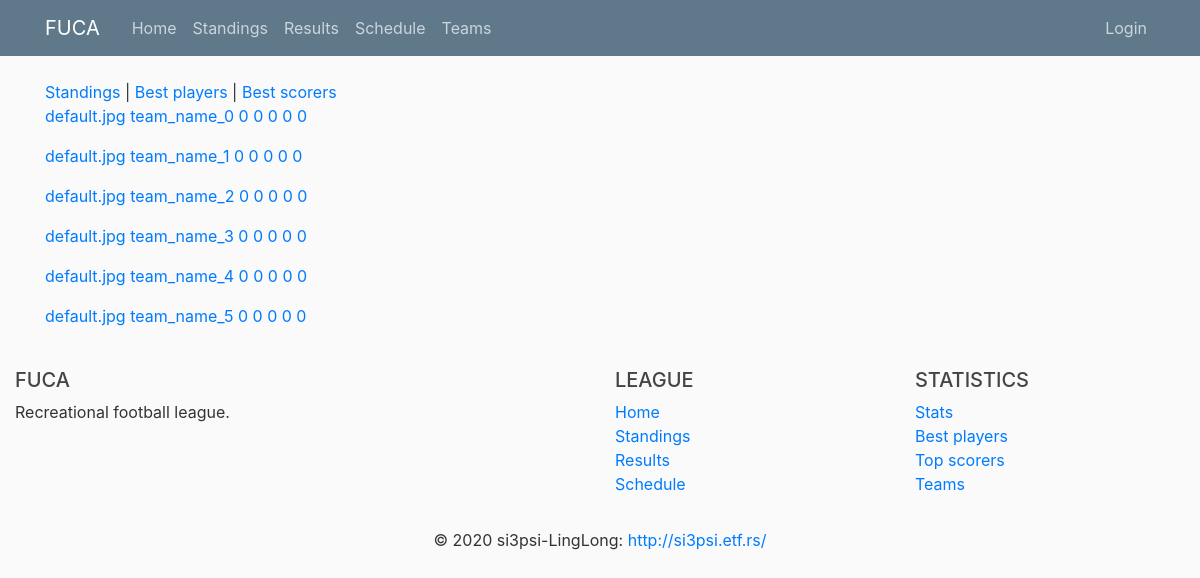
Page /standings on the earlier database version.
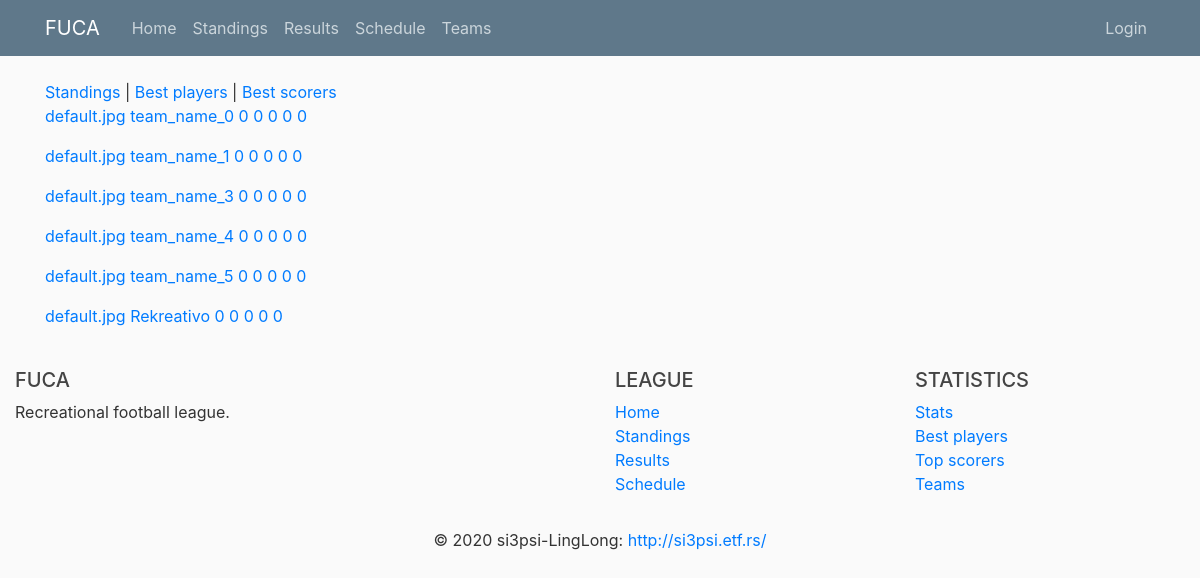
Same page on the later database version.
### fuca/models.py (models this page shows, shortened)
class Team(db.Model):
    __tablename__ = 'team'
    id          = db.Column(db.Integer,     primary_key=True)
    name        = db.Column(db.String(100), nullable=False, unique=True)
    matches     = db.Column(db.Integer,     nullable=False, default=0)
    wins        = db.Column(db.Integer,     nullable=False, default=0)
    losses      = db.Column(db.Integer,     nullable=False, default=0)
    draws       = db.Column(db.Integer,     nullable=False, default=0)
    goal_diff   = db.Column(db.Integer,     nullable=False, default=0)
    logo_image  = db.Column(db.String(20),  nullable=False, default='default.jpg')
    captain_id  = db.Column(db.Integer, db.ForeignKey('player.id'))
    host_matches    = db.relationship('Match',  backref='host_team',    lazy=True,  foreign_keys=Match.host_team_id)
    guest_matches   = db.relationship('Match',  backref='guest_team',   lazy=True,  foreign_keys=Match.guest_team_id)
    players         = db.relationship('Player', backref='team',         lazy=True,  foreign_keys=Player.team_id)
    def points(self):
        return self.wins*3 + self.draws*1
    def jinja_dict(self):
        return {'name'          : self.name,
                'logo'          : self.logo_image,
                'matches'       : self.matches,
                'wins'          : self.wins,
                'losses'        : self.losses,
                'draws'         : self.draws,
                'goal_diff'     : self.goal_diff,
                'points'        : self.points(),
                'id'            : self.id}

### fuca/routes/standings_routes.py (the view)
@app.route("/standings")
def standings():
    teams_db = Team.query.all()
    teams = [team.jinja_dict() for team in teams_db]
    teams = sorted(teams, key=lambda team: team['points'])
    return render_template('standings/standings.html', teams=teams, title='Standings')

### fuca/templates/standings/standings.html
{% extends 'standings/standings-layout.html' %}
{% block standings_content %}
    {% for team in teams %}
        <a href="{{ url_for('team', id=team.id)}}">
            <p>
                {{ team.logo }} {{ team.name }} {{ team.wins }} {{ team.losses }} {{ team.draws }} {{ team.matches }} {{ team.goal_diff }}
            </p>
        </a>
    {% endfor %}
{% endblock standings_content %}

### fuca/templates/standings/standings-layout.html
{% extends 'home/layout.html' %}
{% block content %}
    <a href="{{ url_for('standings') }}">Standings</a> |
    <a href="{{ url_for('bestplayers') }}">Best players</a> |
    <a href="{{ url_for('bestscorers') }}">Best scorers</a>
    {% block standings_content %}{% endblock standings_content%}
{% endblock content %}

### fuca/templates/home/layout.html (shortened to what this page needs)
<!DOCTYPE html>
<html>
    <head>
        <link   rel="stylesheet"
                href="https://maxcdn.bootstrapcdn.com/bootstrap/4.0.0/css/bootstrap.min.css"
>
        <link rel="stylesheet" type="text/css" href="{{ url_for('static', filename='main.css') }}">
    </head>
    <body>
        <header class="site-header">
            <nav class="navbar navbar-expand-md navbar-dark bg-steel fixed-top">
                <div class="container">
                    <a class="navbar-brand mr-4" href="/">FUCA</a>
                    <div class="collapse navbar-collapse" id="navbarToggle">
                        <div class="navbar-nav mr-auto">
                            <a class="nav-item nav-link" href="{{ url_for('home') }}"> Home</a>
                            <a class="nav-item nav-link" href="{{ url_for('standings') }}"> Standings </a>
                            <a class="nav-item nav-link" href="{{ url_for('results') }}"> Results </a>
                            <a class="nav-item nav-link" href="{{ url_for('schedule') }}"> Schedule </a>
                            <a class="nav-item nav-link" href="{{ url_for('teams') }}"> Teams </a>
                        </div>
                        <div class="navbar-nav">
                            <a class="nav-item nav-link" href="{{ url_for('login') }}">Login</a>
                        </div>
                    </div>
                </div>
            </nav>
        </header>
        <main role="main" class="container">
            <div class="row">
                <div class="col-md-8">
                    {% block content %}{% endblock %}
                </div>
            </div>
        </main>
        <footer class="page-footer font-small blue pt-4">
            <div class="container-fluid text-center text-md-left">
                <div class="row">
                    <div class="col-md-6 mt-md-0 mt-3">
                        <h5 class="text-uppercase">FUCA</h5>
                        <p>Recreational football league.</p>
                    </div>
                    <div class="col-md-3 mb-md-0 mb-3">
                        <h5 class="text-uppercase">League</h5>
                        <ul class="list-unstyled">
                            <li>
                                <a href="#!">Home</a>
                            </li>
                            <li>
                                <a href="#!">Standings</a>
                            </li>
                            <li>
                                <a href="#!">Results</a>
                            </li>
                            <li>
                                <a href="#!">Schedule</a>
                            </li>
                        </ul>
                    </div>
                    <div class="col-md-3 mb-md-0 mb-3">
                        <h5 class="text-uppercase">Statistics</h5>
                        <ul class="list-unstyled">
                            <li>
                                <a href="#!">Stats</a>
                            </li>
                            <li>
                                <a href="#!">Best players</a>
                            </li>
                            <li>
                                <a href="#!">Top scorers</a>
                            </li>
                            <li>
                                <a href="#!">Teams</a>
                            </li>
                        </ul>
                    </div>
                </div>
            </div>
            <div class="footer-copyright text-center py-3">© 2020 si3psi-LingLong:
                <a href="http://si3psi.etf.rs/"> http://si3psi.etf.rs/ </a>
            </div>
        </footer>
    </body>
</html>

### fuca/static/main.css (style rules this page uses)
body { background: #fafafa; color: #333333; margin-top: 5rem; }
h1, h2, h3, h4, h5, h6 { color: #444444; }
.bg-steel { background-color: #5f788a; }
.site-header .navbar-nav .nav-link { color: #cbd5db; }

Differences in the rows shown:
removed Team: logo "default.jpg", name "team_name_2", wins "0", losses "0", draws "0", matches "0", goal_diff "0"
added Team: logo "default.jpg", name "Rekreativo", wins "0", losses "0", draws "0", matches "0", goal_diff "0"
